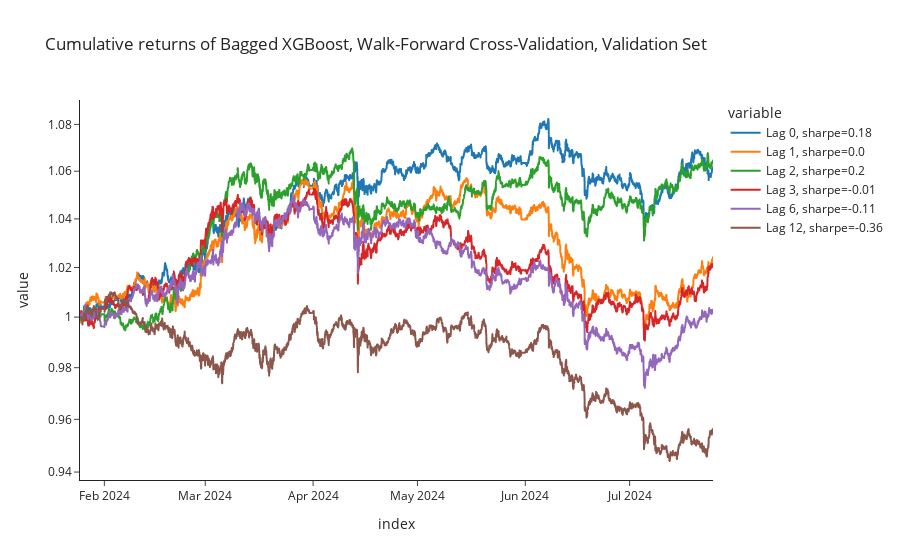

The notebook cell saved with this chart:
### Code cell
# Analyse our predictions
analyze_expected_returns(
    expected_returns=predictions.loc[start_date_validate:last_date_validate],
    returns=data["return"].loc[start_date_validate:last_date_validate],
    rfr_hourly=rfr_hourly,
    title=f"Bagged XGBoost, Walk-Forward Cross-Validation, Validation Set",
    lags=[0, 1, 2, 3, 6, 12],
    tc=tc,
)

### Figure 1 — Plotly figure (JSON) as saved in the notebook; plotly's stock layout.template omitted (floating-point values rounded to 4 significant figures; data arrays with more than 128 entries replaced by an {"elided": "..."} marker saying what was removed)
{"data": [{"hovertemplate": "variable=Lag 0, sharpe=0.18<br>index=%{x}<br>value=%{y}<extra></extra>", "legendgroup": "Lag 0, sharpe=0.18", "line": {"color": "#1F77B4", "dash": "solid"}, "marker": {"symbol": "circle"}, "mode": "lines", "name": "Lag 0, sharpe=0.18", "showlegend": true, "type": "scattergl", "x": {"elided": "4368 str values"}, "xaxis": "x", "y": {"elided": "4368 float values"}, "yaxis": "y"}, {"hovertemplate": "variable=Lag 1, sharpe=0.0<br>index=%{x}<br>value=%{y}<extra></extra>", "legendgroup": "Lag 1, sharpe=0.0", "line": {"color": "#FF7F0E", "dash": "solid"}, "marker": {"symbol": "circle"}, "mode": "lines", "name": "Lag 1, sharpe=0.0", "showlegend": true, "type": "scattergl", "x": {"elided": "4368 str values"}, "xaxis": "x", "y": {"elided": "4368 float values"}, "yaxis": "y"}, {"hovertemplate": "variable=Lag 2, sharpe=0.2<br>index=%{x}<br>value=%{y}<extra></extra>", "legendgroup": "Lag 2, sharpe=0.2", "line": {"color": "#2CA02C", "dash": "solid"}, "marker": {"symbol": "circle"}, "mode": "lines", "name": "Lag 2, sharpe=0.2", "showlegend": true, "type": "scattergl", "x": {"elided": "4368 str values"}, "xaxis": "x", "y": {"elided": "4368 float values"}, "yaxis": "y"}, {"hovertemplate": "variable=Lag 3, sharpe=-0.01<br>index=%{x}<br>value=%{y}<extra></extra>", "legendgroup": "Lag 3, sharpe=-0.01", "line": {"color": "#D62728", "dash": "solid"}, "marker": {"symbol": "circle"}, "mode": "lines", "name": "Lag 3, sharpe=-0.01", "showlegend": true, "type": "scattergl", "x": {"elided": "4368 str values"}, "xaxis": "x", "y": {"elided": "4368 float values"}, "yaxis": "y"}, {"hovertemplate": "variable=Lag 6, sharpe=-0.11<br>index=%{x}<br>value=%{y}<extra></extra>", "legendgroup": "Lag 6, sharpe=-0.11", "line": {"color": "#9467BD", "dash": "solid"}, "marker": {"symbol": "circle"}, "mode": "lines", "name": "Lag 6, sharpe=-0.11", "showlegend": true, "type": "scattergl", "x": {"elided": "4368 str values"}, "xaxis": "x", "y": {"elided": "4368 float values"}, "yaxis": "y"}, {"hovertemplate": "variable=Lag 12, sharpe=-0.36<br>index=%{x}<br>value=%{y}<extra></extra>", "legendgroup": "Lag 12, sharpe=-0.36", "line": {"color": "#8C564B", "dash": "solid"}, "marker": {"symbol": "circle"}, "mode": "lines", "name": "Lag 12, sharpe=-0.36", "showlegend": true, "type": "scattergl", "x": {"elided": "4368 str values"}, "xaxis": "x", "y": {"elided": "4368 float values"}, "yaxis": "y"}], "layout": {"legend": {"title": {"text": "variable"}, "tracegroupgap": 0}, "title": {"text": "Cumulative returns of Bagged XGBoost, Walk-Forward Cross-Validation, Validation Set"}, "xaxis": {"anchor": "y", "domain": [0, 1], "title": {"text": "index"}}, "yaxis": {"anchor": "x", "domain": [0, 1], "title": {"text": "value"}, "type": "log"}}}
